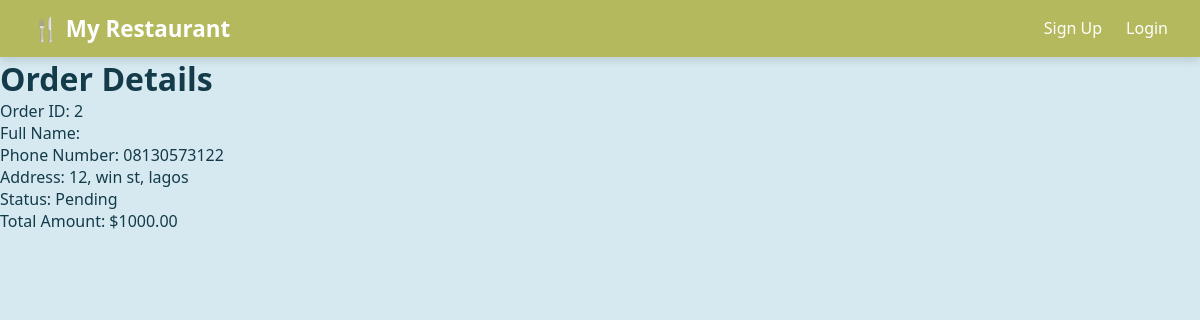
The page /order/details/2/ on the database its author committed.
### order/models.py (models this page shows, shortened)
class Order(models.Model):
    user = models.ForeignKey(User, on_delete=models.CASCADE)
    food_items = models.ForeignKey(FoodItem, on_delete=models.CASCADE)
    name = models.CharField(max_length=100)
    quantity = models.PositiveIntegerField(default=1)
    ordered_at = models.DateTimeField(auto_now_add=True)
    address = models.TextField()
    total_amount = models.DecimalField(max_digits=8, decimal_places=2)
    phone = models.CharField(max_length=15)
    status = models.CharField(max_length=50, choices=[('Pending', 'Pending'), ('Processing', 'Processing'), ('Completed', 'Completed'), ('Cancelled', 'Cancelled')], default='Pending')

### order/views.py (the view)
# urls.py: path('details/<int:order_id>/', views.order_details, name='order_details'),
def order_details(request, order_id):
    order = get_object_or_404(Order, id=order_id)
    return render(request, 'order_details.html', {'order': order})

### templates/order_details.html
{% extends 'base.html' %}
{% block content %}
    <h1>Order Details</h1>
    <p>Order ID: {{ order.id }}</p>
    <p>Full Name: {{ order.fullname }}</p>
    <p>Phone Number: {{ order.phone }}</p>
    <p>Address: {{ order.address }}</p>
    <p>Status: {{ order.status }}</p>
    <p>Total Amount: ${{ order.total_amount|floatformat:2 }}</p>
{% endblock %}

### static/styles.css (style rules this page uses)
* { margin: 0; padding: 0; box-sizing: border-box; }
body { font-family: 'Segoe UI', Tahoma, Geneva, Verdana, sans-serif; background: #D6E9F1; color: #133B49; }

### rows shown on the page
Order: id "2", phone "08130573122", address "12, win st, lagos", status "Pending", total_amount "1000.00"
